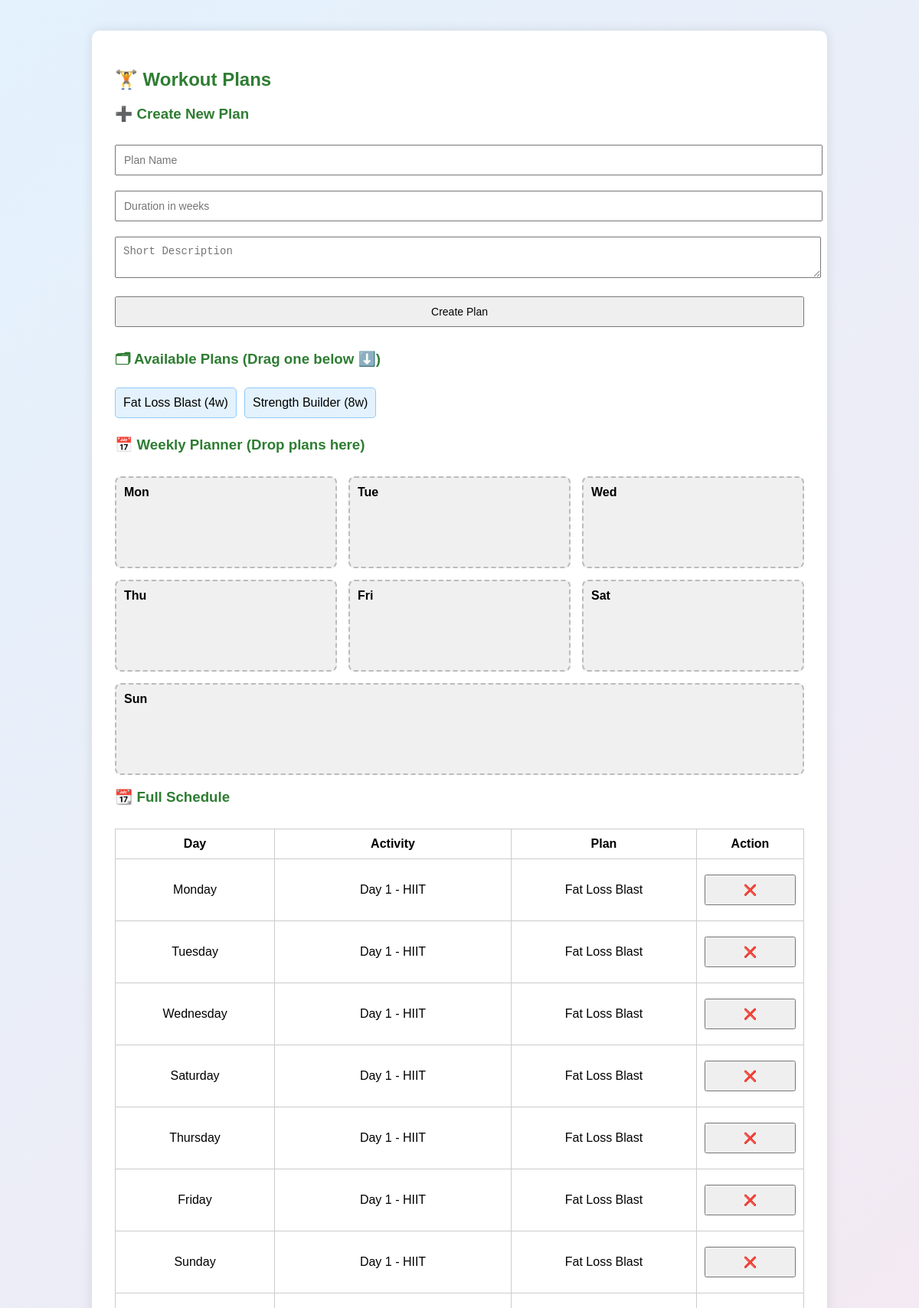
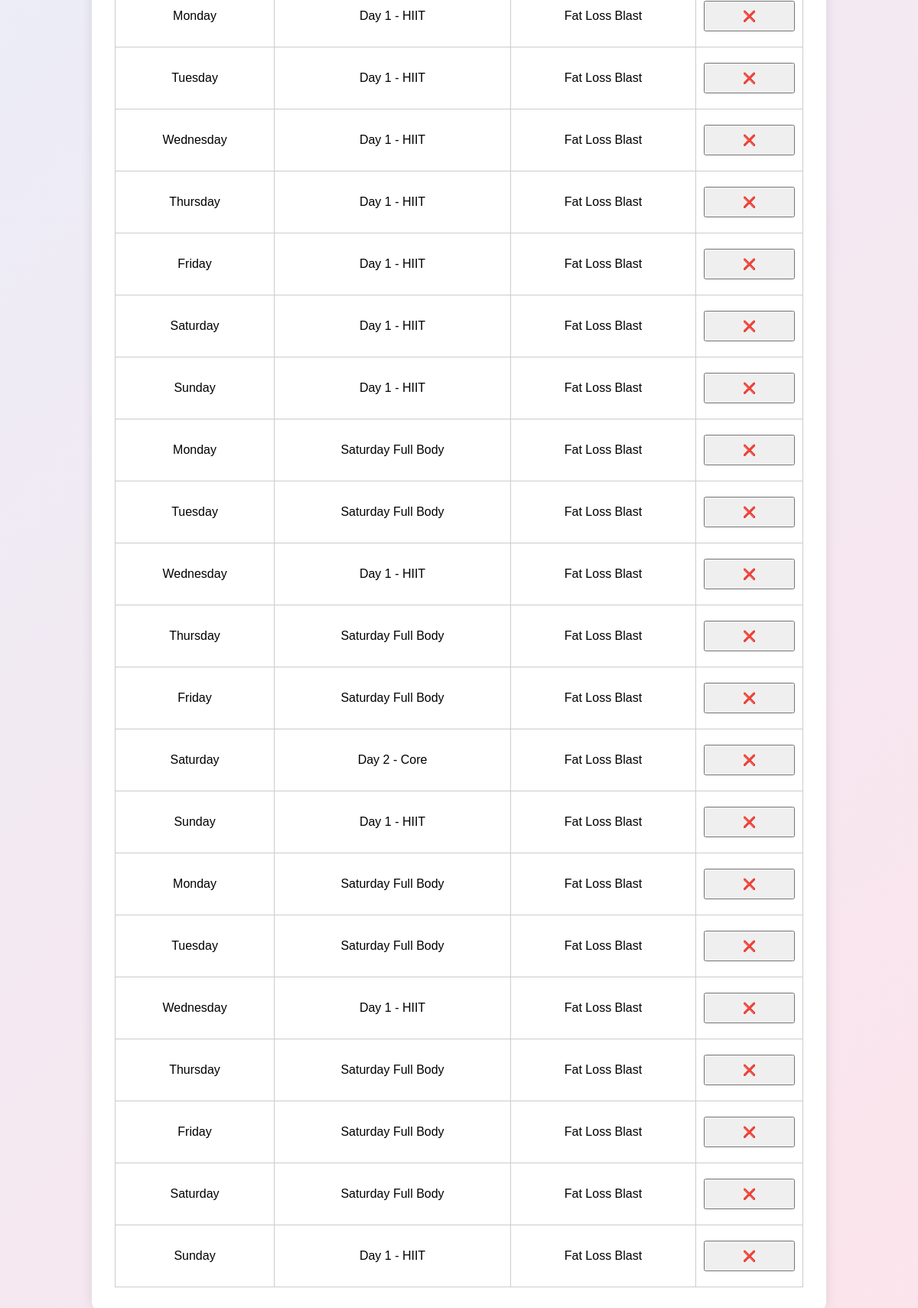
Page /public/Workout_plans.php (signed in) on the committed database (2 pictures, top to bottom).
### tables this page shows
CREATE TABLE `programs` (
  `id` int(11) NOT NULL,
  `title` varchar(100) DEFAULT NULL,
  `duration_weeks` int(11) DEFAULT NULL CHECK (`duration_weeks` between 4 and 12),
  `description` text DEFAULT NULL
);

CREATE TABLE `schedule` (
  `id` int(11) NOT NULL,
  `user_id` int(11) DEFAULT NULL,
  `program_id` int(11) DEFAULT NULL,
  `workout_id` int(11) DEFAULT NULL,
  `week_number` int(11) DEFAULT NULL CHECK (`week_number` between 1 and 12),
  `day_of_week` enum('Monday','Tuesday','Wednesday','Thursday','Friday','Saturday','Sunday') DEFAULT NULL
);

CREATE TABLE `workouts` (
  `id` int(11) NOT NULL,
  `program_id` int(11) DEFAULT NULL,
  `workout_name` varchar(100) DEFAULT NULL,
  `description` text DEFAULT NULL
);

### public/Workout_plans.php (called while the page is built, shortened)
<?php
require_once '../config/config.php';
require_once '../app/controller/workout_plans_controller.php';
$user_id = $_SESSION['user_id'];
$data = handle_workout_plans($pdo, $user_id);
include '../app/view/workout_plans_view.php';

### app/model/workout_plans_model.php (called while the page is built, shortened)
<?php
function get_all_programs($pdo) {
    return $pdo->query("SELECT id, title AS name, duration_weeks, description FROM programs")->fetchAll();
}
function get_user_schedule($pdo, $user_id) {
    $stmt = $pdo->prepare("SELECT s.id, s.day_of_week, w.workout_name AS activity, p.title AS program_name
      FROM schedule s
      JOIN programs p ON s.program_id = p.id
      JOIN workouts w ON s.workout_id = w.id
      WHERE s.user_id = ?");
    $stmt->execute([$user_id]);
    return $stmt->fetchAll();
}

### app/controller/workout_plans_controller.php (called while the page is built, shortened)
<?php
require_once __DIR__ . '/../model/workout_plans_model.php';
function handle_workout_plans($pdo, $user_id) {
    $programs = get_all_programs($pdo);
    $schedule = get_user_schedule($pdo, $user_id);
    return ["programs" => $programs, "schedule" => $schedule];
}

### app/view/workout_plans_view.php (the view, shortened to what this page needs)
<!DOCTYPE html>
<html>
<head>
</head>
<body>
<div class="container">
  <h2>🏋️ Workout Plans</h2>
  <h3>➕ Create New Plan</h3>
  <form method="POST">
    <input type="text" name="name" placeholder="Plan Name" required>
    <input type="number" name="weeks" placeholder="Duration in weeks" min="4" max="12" required>
    <textarea name="description" placeholder="Short Description"></textarea>
    <button type="submit">Create Plan</button>
  </form>
  <h3>🗂 Available Plans (Drag one below ⬇️)</h3>
  <div id="plans">
    <?php foreach ($data["programs"] as $p): ?>
      <div class="draggable" draggable="true"
           data-program-id="<?= $p['id'] ?>"
           data-name="<?= htmlspecialchars($p['name']) ?>">
        <?= htmlspecialchars($p['name']) ?> (<?= $p['duration_weeks'] ?>w)
      </div>
    <?php endforeach; ?>
  </div>
  <h3>📅 Weekly Planner (Drop plans here)</h3>
  <div id="calendar">
    <?php foreach (['Mon','Tue','Wed','Thu','Fri','Sat','Sun'] as $day): ?>
      <div class="day" data-day="<?= $day ?>">
        <strong><?= $day ?></strong>
        <div class="dropzone" ondrop="drop(event)" ondragover="allowDrop(event)"></div>
      </div>
    <?php endforeach; ?>
  </div>
  <h3>📆 Full Schedule</h3>
  <table>
    <tr><th>Day</th><th>Activity</th><th>Plan</th><th>Action</th></tr>
    <?php foreach ($data["schedule"] as $s): ?>
      <tr>
        <td><?= $s['day_of_week'] ?></td>
        <td><?= htmlspecialchars($s['activity']) ?></td>
        <td><?= htmlspecialchars($s['program_name']) ?></td>
        <td>
          <form method="POST" class="inline">
            <button type="submit" name="delete_schedule">❌</button>
          </form>
        </td>
      </tr>
    <?php endforeach; ?>
  </table>
</div>
</body>
</html>

### app/view/workout_plans_view.php (style rules this page uses)
body { font-family: Arial, sans-serif; background: linear-gradient(135deg, #e3f2fd, #fce4ec); margin: 0; padding: 40px; }
.container { max-width: 900px; margin: auto; background: #fff; padding: 30px; border-radius: 10px; box-shadow: 0 0 15px rgba(0, 0, 0, 0.1); }
h2, h3 { color: #2e7d32; }
input, select, textarea, button { width: 100%; padding: 10px; margin: 10px 0; font-size: 14px; }
.draggable { padding: 10px; background: #e3f2fd; border: 1px solid #90caf9; border-radius: 5px; cursor: grab; margin-bottom: 5px; }
#plans { display: flex; flex-wrap: wrap; gap: 10px; }
#calendar { display: flex; flex-wrap: wrap; gap: 15px; margin-top: 30px; }
.day { flex: 1 1 calc(33.333% - 20px); background: #f0f0f0; border: 2px dashed #bbb; padding: 10px; min-height: 120px; border-radius: 8px; box-sizing: border-box; }
.day strong { display: block; margin-bottom: 10px; font-size: 16px; }
.dropzone { min-height: 60px; }
table { width: 100%; margin-top: 30px; border-collapse: collapse; }
th, td { padding: 10px; border: 1px solid #ccc; text-align: center; }
form.inline { display: inline; }

### rows in the picture
programs: title "Fat Loss Blast", duration_weeks "4"
programs: title "Strength Builder", duration_weeks "8"
schedule: day_of_week "Monday", workout.workout_name "Day 1 - HIIT", program.title "Fat Loss Blast"
schedule: day_of_week "Tuesday", workout.workout_name "Day 1 - HIIT", program.title "Fat Loss Blast"
schedule: day_of_week "Wednesday", workout.workout_name "Day 1 - HIIT", program.title "Fat Loss Blast"
schedule: day_of_week "Saturday", workout.workout_name "Day 1 - HIIT", program.title "Fat Loss Blast"
schedule: day_of_week "Thursday", workout.workout_name "Day 1 - HIIT", program.title "Fat Loss Blast"
schedule: day_of_week "Friday", workout.workout_name "Day 1 - HIIT", program.title "Fat Loss Blast"
schedule: day_of_week "Sunday", workout.workout_name "Day 1 - HIIT", program.title "Fat Loss Blast"
schedule: day_of_week "Monday", workout.workout_name "Day 1 - HIIT", program.title "Fat Loss Blast"
schedule: day_of_week "Tuesday", workout.workout_name "Day 1 - HIIT", program.title "Fat Loss Blast"
schedule: day_of_week "Wednesday", workout.workout_name "Day 1 - HIIT", program.title "Fat Loss Blast"
schedule: day_of_week "Thursday", workout.workout_name "Day 1 - HIIT", program.title "Fat Loss Blast"
schedule: day_of_week "Friday", workout.workout_name "Day 1 - HIIT", program.title "Fat Loss Blast"
schedule: day_of_week "Saturday", workout.workout_name "Day 1 - HIIT", program.title "Fat Loss Blast"
schedule: day_of_week "Sunday", workout.workout_name "Day 1 - HIIT", program.title "Fat Loss Blast"
schedule: day_of_week "Monday", workout.workout_name "Saturday Full Body", program.title "Fat Loss Blast"
schedule: day_of_week "Tuesday", workout.workout_name "Saturday Full Body", program.title "Fat Loss Blast"
schedule: day_of_week "Wednesday", workout.workout_name "Day 1 - HIIT", program.title "Fat Loss Blast"
schedule: day_of_week "Thursday", workout.workout_name "Saturday Full Body", program.title "Fat Loss Blast"
schedule: day_of_week "Friday", workout.workout_name "Saturday Full Body", program.title "Fat Loss Blast"
schedule: day_of_week "Saturday", workout.workout_name "Day 2 - Core", program.title "Fat Loss Blast"
schedule: day_of_week "Sunday", workout.workout_name "Day 1 - HIIT", program.title "Fat Loss Blast"
schedule: day_of_week "Monday", workout.workout_name "Saturday Full Body", program.title "Fat Loss Blast"
schedule: day_of_week "Tuesday", workout.workout_name "Saturday Full Body", program.title "Fat Loss Blast"
schedule: day_of_week "Wednesday", workout.workout_name "Day 1 - HIIT", program.title "Fat Loss Blast"
schedule: day_of_week "Thursday", workout.workout_name "Saturday Full Body", program.title "Fat Loss Blast"
schedule: day_of_week "Friday", workout.workout_name "Saturday Full Body", program.title "Fat Loss Blast"
schedule: day_of_week "Saturday", workout.workout_name "Saturday Full Body", program.title "Fat Loss Blast"
schedule: day_of_week "Sunday", workout.workout_name "Day 1 - HIIT", program.title "Fat Loss Blast"

### other values in the picture
$day "Mon"
$day "Tue"
$day "Wed"
$day "Thu"
$day "Fri"
$day "Sat"
$day "Sun"
